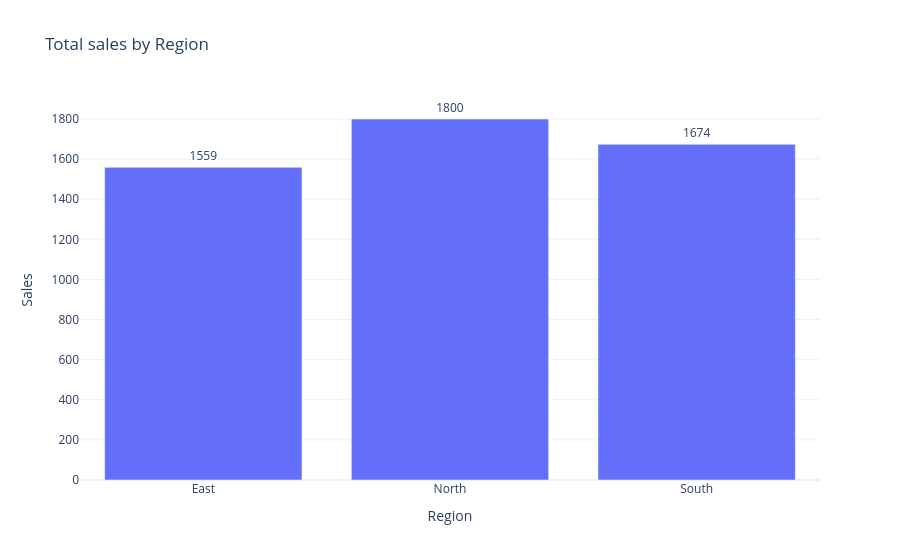

This figure's notebook cell:
### Code cell
fig = px.bar(
    region_sales,
    x = "region",
    y = "sales",
    text = "sales",
    title= "Total sales by Region"
)

fig.update_traces(textposition="outside")
fig.update_layout(
    xaxis_title= "Region",
    yaxis_title="Sales"
)

fig.show()

### Figure 1 — Plotly figure (JSON) as saved in the notebook; plotly's stock layout.template omitted (floating-point values rounded to 4 significant figures)
{"data": [{"hovertemplate": "region=%{x}<br>sales=%{text}<extra></extra>", "legendgroup": "", "marker": {"color": "#636efa", "pattern": {"shape": ""}}, "name": "", "orientation": "v", "showlegend": false, "text": [1559.0, 1800.0, 1674.0], "textposition": "outside", "type": "bar", "x": ["East", "North", "South"], "xaxis": "x", "y": [1559, 1800, 1674], "yaxis": "y"}], "layout": {"barmode": "relative", "legend": {"tracegroupgap": 0}, "title": {"text": "Total sales by Region"}, "xaxis": {"anchor": "y", "domain": [0, 1], "title": {"text": "Region"}}, "yaxis": {"anchor": "x", "domain": [0, 1], "title": {"text": "Sales"}}}}
